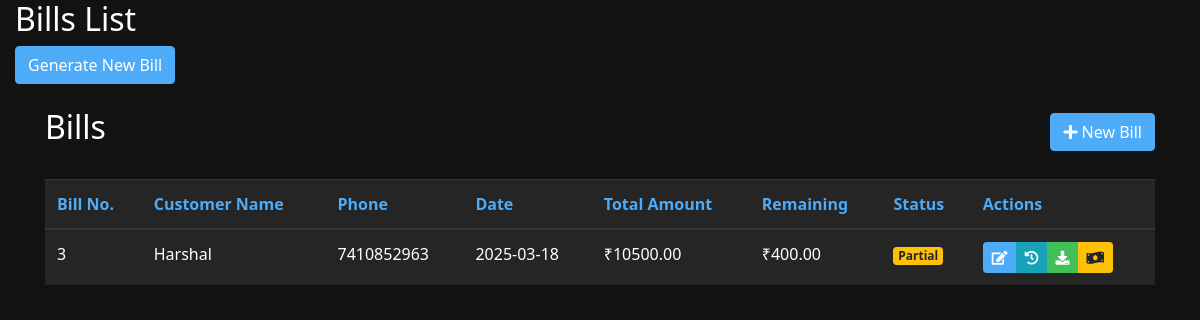
The page /index on the database as committed earlier.
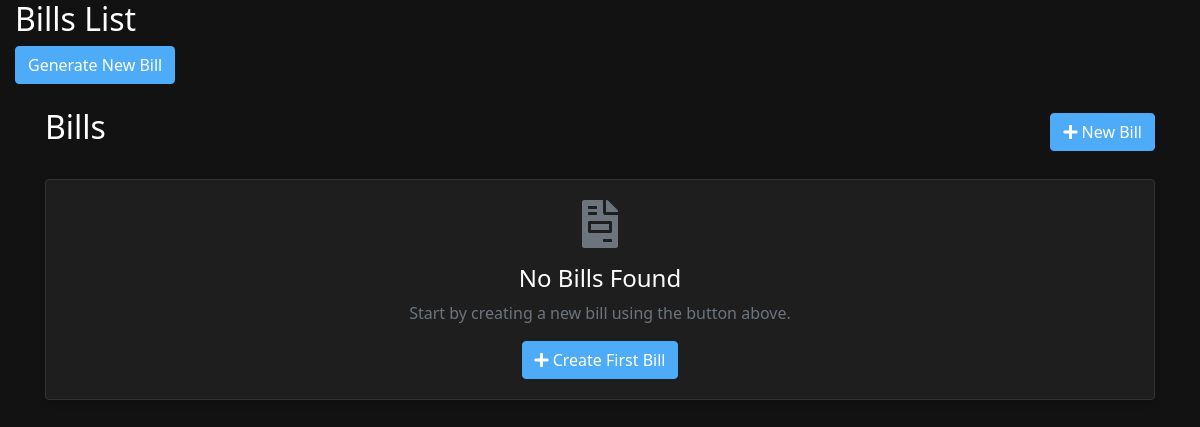
The same page on the database as committed later.
### app.py (models this page shows)
class Bill(db.Model):
    id = db.Column(db.Integer, primary_key=True)
    customer_name = db.Column(db.String(100), nullable=False)
    phone_number = db.Column(db.String(10), nullable=False)
    bill_date = db.Column(db.DateTime, nullable=False, default=datetime.utcnow)
    total_amount = db.Column(db.Float, nullable=False)
    remaining_amount = db.Column(db.Float, nullable=False)
    items = db.relationship('BillItem', backref='bill', lazy=True)
    payments = db.relationship('Payment', backref='bill', lazy=True)

### app.py (the view)
@app.route('/')
@app.route('/index')
def index():
    bills = Bill.query.order_by(Bill.bill_date.desc()).all()
    return render_template('bill_list.html', bills=bills)

### templates/bill_list.html (shortened to what this page needs)
{% extends "base.html" %}
{% block content %}
<div class="row">
    <div class="col-12">
        <h2>Bills List</h2>
        <div class="mb-3">
            <a href="{{ url_for('generate_bill') }}" class="btn btn-primary">Generate New Bill</a>
        </div>
        <div class="container mt-4">
            <div class="d-flex justify-content-between align-items-center mb-4">
                <h2>Bills</h2>
                <a href="{{ url_for('generate_bill') }}" class="btn btn-primary">
                    <i class="fas fa-plus"></i> New Bill
                </a>
            </div>
            {% if bills %}
            <div class="table-responsive">
                <table class="table table-striped">
                    <thead>
                        <tr>
                            <th>Bill No.</th>
                            <th>Customer Name</th>
                            <th>Phone</th>
                            <th>Date</th>
                            <th>Total Amount</th>
                            <th>Remaining</th>
                            <th>Status</th>
                            <th>Actions</th>
                        </tr>
                    </thead>
                    <tbody>
                        {% for bill in bills %}
                        <tr>
                            <td>{{ bill.id }}</td>
                            <td>{{ bill.customer_name }}</td>
                            <td>{{ bill.phone_number }}</td>
                            <td>{{ bill.bill_date.strftime('%Y-%m-%d') }}</td>
                            <td>₹{{ "%.2f"|format(bill.total_amount) }}</td>
                            <td>₹{{ "%.2f"|format(bill.remaining_amount) }}</td>
                            <td>
                                {% if bill.remaining_amount == 0 %}
                                    <span class="badge badge-success">Paid</span>
                                {% elif bill.remaining_amount == bill.total_amount %}
                                    <span class="badge badge-danger">Unpaid</span>
                                {% else %}
                                    <span class="badge badge-warning">Partial</span>
                                {% endif %}
                            </td>
                            <td>
                                <div class="btn-group">
                                    <a href="{{ url_for('edit_bill', bill_id=bill.id) }}" class="btn btn-sm btn-primary" title="Edit">
                                        <i class="fas fa-edit"></i>
                                    </a>
                                    <a href="{{ url_for('payment_history', bill_id=bill.id) }}" class="btn btn-sm btn-info" title="Payment History">
                                        <i class="fas fa-history"></i>
                                    </a>
                                    <a href="{{ url_for('download_bill', bill_id=bill.id) }}" class="btn btn-sm btn-success" title="Download">
                                        <i class="fas fa-download"></i>
                                    </a>
                                    {% if bill.remaining_amount > 0 %}
                                        <button type="button" class="btn btn-sm btn-warning" data-toggle="modal" data-target="#paymentModal{{ bill.id }}" title="Make Payment">
                                            <i class="fas fa-money-bill-wave"></i>
                                        </button>
                                    {% else %}
                                        <form action="{{ url_for('delete_bill', bill_id=bill.id) }}" method="POST" style="display: inline;">
                                            <button type="submit" class="btn btn-sm btn-danger" onclick="return confirm('Are you sure you want to delete this bill?')" title="Delete">
                                                <i class="fas fa-trash"></i>
                                            </button>
                                        </form>
                                    {% endif %}
                                </div>
                            </td>
                        </tr>
                        {% endfor %}
                    </tbody>
                </table>
            </div>
            {% else %}
            <div class="card">
                <div class="card-body text-center">
                    <i class="fas fa-file-invoice fa-3x text-muted mb-3"></i>
                    <h4>No Bills Found</h4>
                    <p class="text-muted">Start by creating a new bill using the button above.</p>
                    <a href="{{ url_for('generate_bill') }}" class="btn btn-primary">
                        <i class="fas fa-plus"></i> Create First Bill
                    </a>
                </div>
            </div>
            {% endif %}
        </div>
    </div>
</div>
{% endblock %}

### templates/base.html (shortened to what this page needs)
<!DOCTYPE html>
<html>
<head>
    <link rel="stylesheet" href="https://stackpath.bootstrapcdn.com/bootstrap/4.5.2/css/bootstrap.min.css">
    <link rel="stylesheet" href="{{ url_for('static', filename='css/style.css') }}">
    <link rel="stylesheet" href="https://cdnjs.cloudflare.com/ajax/libs/font-awesome/5.15.4/css/all.min.css">
</head>
<body>
    <div class="container-fluid">
        {% block content %}{% endblock %}
    </div>
</body>
</html>

### static/css/style.css (style rules this page uses)
:root { --bg-primary: #121212; --bg-secondary: #1e1e1e; --bg-elevated: #252525; --text-primary: #ffffff; --text-secondary: #b3b3b3; --accent-color: #4dabf7; --accent-hover: #339af0; --success-color: #40c057; --danger-color: #fa5252; --border-color: #333333; --input-bg: #2a2a2a; }
body { background-color: var(--bg-primary); color: var(--text-primary); font-family: 'Segoe UI', Arial, sans-serif; }
.card { background-color: var(--bg-secondary); border: 1px solid var(--border-color); box-shadow: 0 4px 6px rgba(0,0,0,0.1); }
.btn-primary { background-color: var(--accent-color); border-color: var(--accent-color); }

Rows that differ between the two databases and show on the page:
removed Bill: id "3", customer_name "Harshal", phone_number "7410852963", bill_date "2025-03-18", total_amount "10500.00", remaining_amount "400.00", shows "Partial"
Other text that changed with them:
text no longer shown: "Bill No. Customer Name Phone Date Total Amount Remaining Status Actions"
text now shown: "No Bills Found Start by creating a new bill using the button above. Create First Bill"
